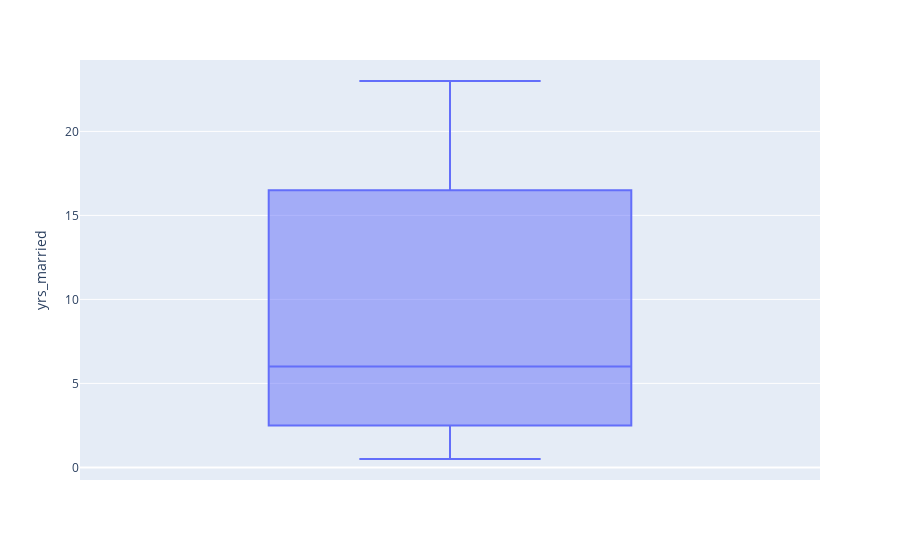

The notebook cell saved with this chart:
### Code cell
px.box(X, y=X['yrs_married'])

### Figure 1 — Plotly figure (JSON) as saved in the notebook; plotly's stock layout.template omitted (floating-point values rounded to 4 significant figures; data arrays with more than 128 entries replaced by an {"elided": "..."} marker saying what was removed)
{"data": [{"alignmentgroup": "True", "hovertemplate": "yrs_married=%{y}<extra></extra>", "legendgroup": "", "marker": {"color": "#636efa"}, "name": "", "notched": false, "offsetgroup": "", "orientation": "v", "showlegend": false, "type": "box", "x0": " ", "xaxis": "x", "y": {"elided": "6366 float values"}, "y0": " ", "yaxis": "y"}], "layout": {"boxmode": "group", "legend": {"tracegroupgap": 0}, "margin": {"t": 60}, "xaxis": {"anchor": "y", "domain": [0, 1]}, "yaxis": {"anchor": "x", "domain": [0, 1], "title": {"text": "yrs_married"}}}}
